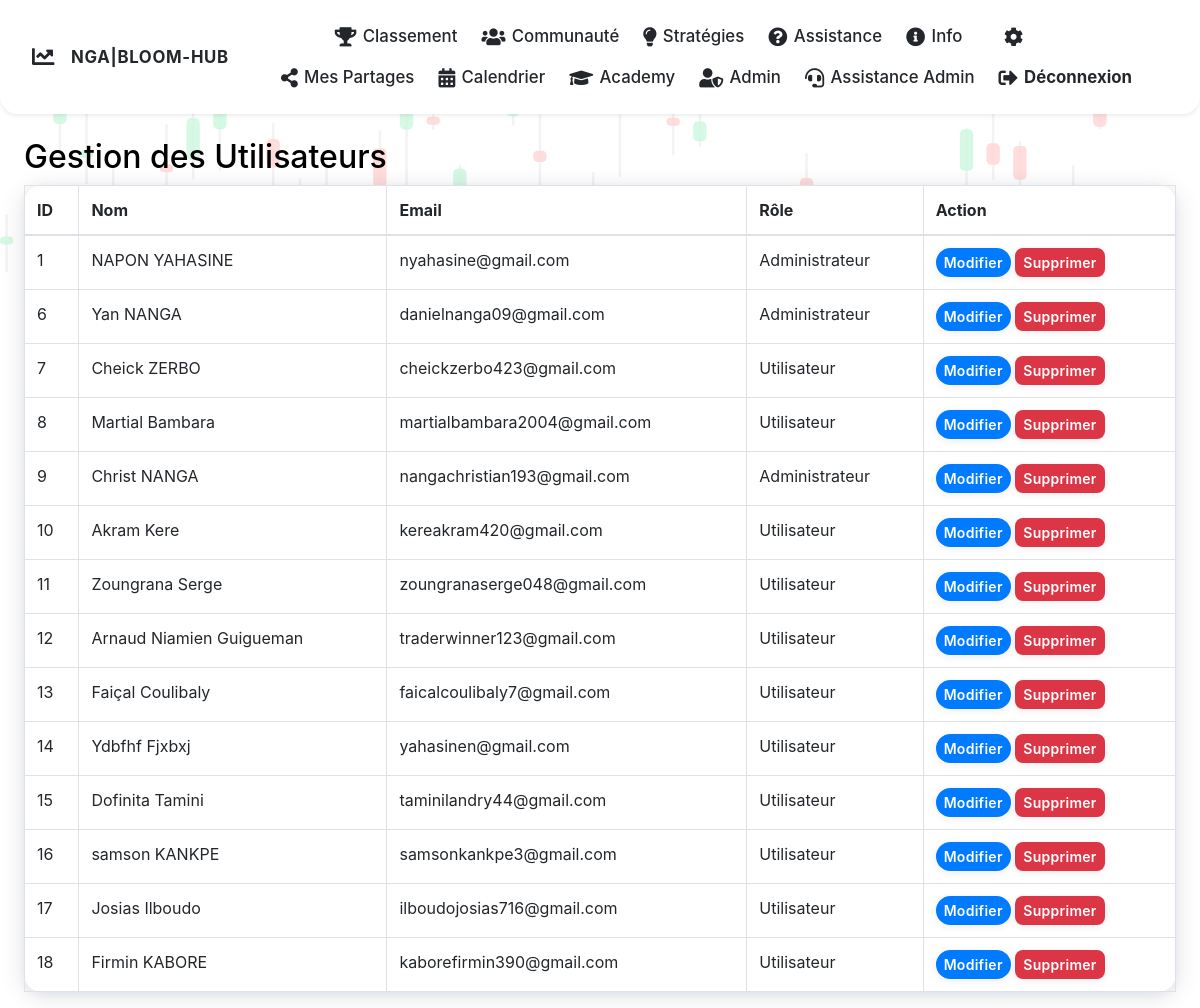
Page /admin (signed in) on the earlier database version.
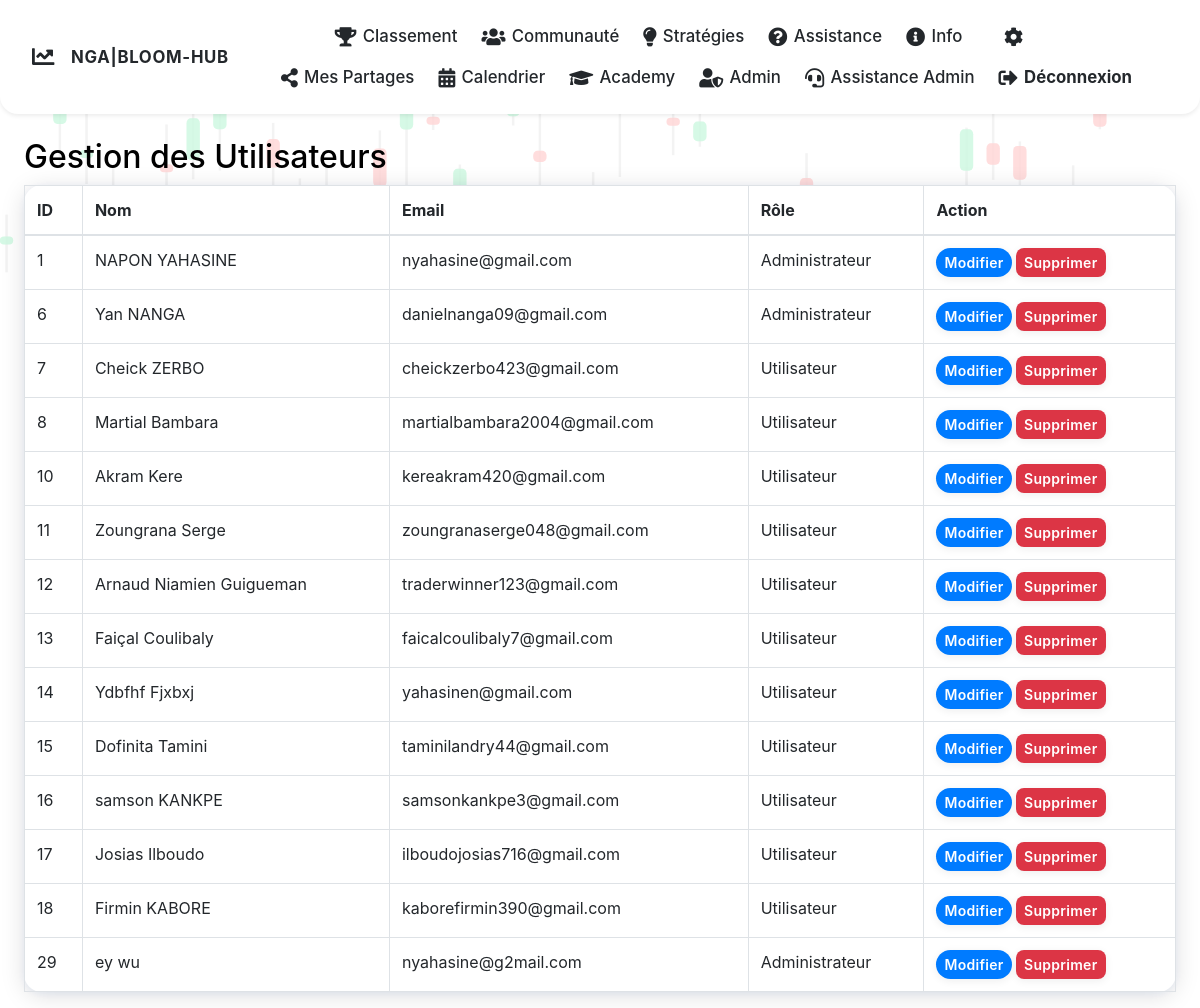
Same page on the later database version.
### main.py (models this page shows, shortened)
class User(db.Model):
    __tablename__ = 'users'
    id = db.Column(db.Integer, primary_key=True)
    prenom = db.Column(db.String(50), nullable=False)
    nom = db.Column(db.String(50), nullable=False)
    email = db.Column(db.String(100), unique=True, nullable=False)
    password = db.Column(db.String(200), nullable=False)
    pays = db.Column(db.String(50), nullable=True)
    is_admin = db.Column(db.Boolean, default=False)
    participate = db.Column(db.Boolean, default=False)
    assistance_messages = db.relationship('AssistanceMessage', backref='user', lazy=True)
    reflections = db.relationship('ReflectionEntry', backref='user', lazy=True)
    likes = db.relationship('Like', backref='user', lazy=True)
    groups_owned = db.relationship('Group', backref='owner', lazy=True)
    group_memberships = db.relationship('GroupMember', backref='user', lazy=True)
    group_messages = db.relationship('GroupMessage', backref='user', lazy=True)
    strategies = db.relationship('Strategy', backref='user', lazy=True)

### main.py (the view)
@app.route('/admin')
def admin():
    if 'user_id' not in session or not session.get('is_admin'):
        flash("Accès refusé.")
        return redirect(url_for('login'))
    try:
        users = User.query.all()
    except Exception as e:
        flash(f"Erreur lors de l'accès aux utilisateurs : {str(e)}")
        return redirect(url_for('home'))
    return render_template('admin.html', users=users)

### main.py (called while the page is built)
@app.context_processor
def inject_site_name():
    return {'site_name': 'NGA|BLOOM-HUB'}

### templates/admin.html (shortened to what this page needs)
{% extends "base.html" %}
{% block content %}
<h2>Gestion des Utilisateurs</h2>
<div class="admin-table-wrapper">
  <table class="table table-bordered admin-table-responsive d-none d-md-table">
    <thead>
      <tr>
        <th>ID</th>
        <th>Nom</th>
        <th>Email</th>
        <th>Rôle</th>
        <th>Action</th>
      </tr>
    </thead>
    <tbody>
      {% for user in users %}
        <tr>
          <td>{{ user.id }}</td>
          <td>{{ user.prenom }} {{ user.nom }}</td>
          <td>{{ user.email }}</td>
          <td>{% if user.is_admin %}Administrateur{% else %}Utilisateur{% endif %}</td>
          <td>
            <a href="{{ url_for('edit_user', user_id=user.id) }}" class="btn btn-sm btn-primary">Modifier</a>
            <form method="post" action="{{ url_for('delete_user', user_id=user.id) }}" style="display:inline;">
              <button type="submit" class="btn btn-sm btn-danger" onclick="return confirm('Supprimer ce compte et toutes ses données ?');">Supprimer</button>
            </form>
          </td>
        </tr>
      {% endfor %}
    </tbody>
  </table>
</div>
{% endblock %}

### templates/base.html (shortened to what this page needs)
<!DOCTYPE html>
<html lang="fr">
<head>
    <link rel="stylesheet" href="https://stackpath.bootstrapcdn.com/bootstrap/4.5.2/css/bootstrap.min.css">
    <link rel="stylesheet" href="https://cdnjs.cloudflare.com/ajax/libs/animate.css/4.1.1/animate.min.css"/>
    <link href="https://cdnjs.cloudflare.com/ajax/libs/font-awesome/5.15.4/css/all.min.css" rel="stylesheet">
    <link rel="stylesheet" href="{{ url_for('static', filename='css/style.css') }}">
</head>
<body class="{% if session.get('theme') == 'dark' %}dark-theme{% endif %}">
    {% include 'navbar.html' %}
    <div class="container mt-4">
        {% block content %}{% endblock %}
    </div>
    <div class="trading-bg-svg" aria-hidden="true">
    </div>
    <div class="trading-bg-svg trading-bg-svg-bottom" aria-hidden="true">
    </div>
</body>
</html>

### templates/navbar.html (shortened to what this page needs)
<nav class="navbar navbar-expand-lg navbar-dark bg-dark shadow-sm py-3 sticky-top custom-navbar">
  <div class="container-fluid px-3 position-relative">
    <a class="navbar-brand d-flex align-items-center" href="{{ url_for('home') }}">
      <i class="fas fa-chart-line mr-2"></i>
      <span class="brand-title">{{ site_name }}</span>
    </a>
    <div class="collapse navbar-collapse d-none d-lg-flex justify-content-center" id="navbarNav">
      <ul class="navbar-nav align-items-center">
        {% if session.get('user_id') %}
        <li class="nav-item mx-1"><a class="nav-link" href="{{ url_for('performance_ranking') }}"><i class="fas fa-trophy"></i> Classement</a></li>
        <li class="nav-item mx-1"><a class="nav-link" href="{{ url_for('community') }}"><i class="fas fa-users"></i> Communauté</a></li>
        <li class="nav-item mx-1"><a class="nav-link" href="{{ url_for('strategies') }}"><i class="fas fa-lightbulb"></i> Stratégies</a></li>
        <li class="nav-item mx-1"><a class="nav-link" href="{{ url_for('assistance') }}"><i class="fas fa-question-circle"></i> Assistance</a></li>
        <li class="nav-item mx-1"><a class="nav-link" href="{{ url_for('info') }}"><i class="fas fa-info-circle"></i> Info</a></li>
        <li class="nav-item mx-1"><a class="nav-link" href="{{ url_for('parametres') }}" title="Paramètres"><i class="fas fa-cog"></i></a></li>
        <li class="nav-item mx-1"><a class="nav-link" href="{{ url_for('my_shares') }}"><i class="fas fa-share-alt"></i> Mes Partages</a></li>
        <li class="nav-item mx-1"><a class="nav-link" href="{{ url_for('calendar') }}"><i class="fas fa-calendar-alt"></i> Calendrier</a></li>
        <li class="nav-item mx-1"><a class="nav-link" href="{{ url_for('academy') }}"><i class="fas fa-graduation-cap"></i> Academy</a></li>
        {% if session.get('is_admin') %}
        <li class="nav-item mx-1"><a class="nav-link" href="{{ url_for('admin') }}"><i class="fas fa-user-shield"></i> Admin</a></li>
        <li class="nav-item mx-1"><a class="nav-link" href="{{ url_for('admin_assistance') }}"><i class="fas fa-headset"></i> Assistance Admin</a></li>
        {% endif %}
        <li class="nav-item mx-1"><a class="nav-link text-danger font-weight-bold" href="{{ url_for('logout') }}"><i class="fas fa-sign-out-alt"></i> Déconnexion</a></li>
        {% else %}
        <li class="nav-item mx-1"><a class="nav-link" href="{{ url_for('login') }}"><i class="fas fa-sign-in-alt"></i> Connexion</a></li>
        <li class="nav-item mx-1"><a class="nav-link" href="{{ url_for('register') }}"><i class="fas fa-user-plus"></i> Inscription</a></li>
        {% endif %}
      </ul>
    </div>
  </div>
</nav>

### static/css/style.css (style rules this page uses)
body { background: none; }
body:not(.dark-theme) { background-color: white; color: black; }
.custom-navbar { background: #23272b !important; color: #fff; border-radius: 0 0 18px 18px; box-shadow: 0 2px 12px rgba(0,0,0,0.10); position: sticky; top: 0; z-index: 1100; }
body:not(.dark-theme) .custom-navbar { background: #fff !important; color: #23272b; }
.navbar-brand { font-weight: 700; font-size: 1.4rem; letter-spacing: 0.03em; color: #fff !important; display: flex; align-items: center; gap: 0.5rem; }
body:not(.dark-theme) .navbar-brand { color: #23272b !important; }
.brand-title { font-size: 1.05rem; font-weight: bold; white-space: nowrap; overflow: visible; text-overflow: unset; max-width: 100vw; display: block; text-align: center; line-height: 1.1; }
.navbar-nav { flex-wrap: wrap !important; justify-content: center; align-items: center; width: 100%; }
.navbar-nav .nav-item { min-width: 90px; text-align: center; }
.navbar-nav .nav-link { color: #fff !important; background: none !important; border: none; font-weight: 500; font-size: 1.05rem; border-radius: 10px; transition: background 0.15s, color 0.15s; display: flex; align-items: center; gap: 0.4rem; }
body:not(.dark-theme) .navbar-nav .nav-link { color: #23272b !important; }
.navbar-nav .nav-link .fa-lg, .navbar-nav .nav-link i { font-size: 1.2rem; }
.card, .list-group-item, .table { border-radius: 18px !important; box-shadow: 0 4px 24px rgba(0,0,0,0.13), 0 1.5px 8px #007bff11; background: #23272b; color: #fff; border: none !important; transition: box-shadow 0.18s, transform 0.18s; }
body:not(.dark-theme) .card, body:not(.dark-theme) .list-group-item, body:not(.dark-theme) .table { background: #fff; color: #23272b; }
.btn, .btn-primary, .btn-success, .btn-danger { border-radius: 8px; font-weight: 600; letter-spacing: 0.02em; box-shadow: 0 2px 8px rgba(0,0,0,0.07); transition: background 0.18s, color 0.18s, box-shadow 0.18s; }
.btn-primary { background: #007bff; color: #fff; border: none; }
.btn-danger { background: #dc3545; color: #fff; border: none; }
body { background: #f8f9fa; color: #23272b; }
.trading-bg-svg { position: fixed; left: 0; top: 0; width: 100vw; height: 400px; z-index: 0; pointer-events: none; opacity: 0.22; }
body .container, body .container-fluid, body .row, body .d-flex { position: relative; z-index: 1; }
.container, .container-fluid { max-width: 1200px; margin: 0 auto; padding-left: 2vw; padding-right: 2vw; }
.trading-bg-svg-bottom { position: fixed; left: 0; top: 480px; width: 100vw; height: 220px; z-index: 0; pointer-events: none; opacity: 0.13; }
.btn-success, .btn-primary { border-radius: 20px; font-weight: 600; }

### templates/admin.html (style rules this page uses)
.d-none { display: none !important; }
.d-md-table { display: table !important; }

Differences in the rows shown:
removed User: id "9", prenom "Christ", nom "NANGA", email "nangachristian193@gmail.com", is_admin "Administrateur"
added User: id "29", prenom "ey", nom "wu", email "nyahasine@g2mail.com", is_admin "Administrateur"
